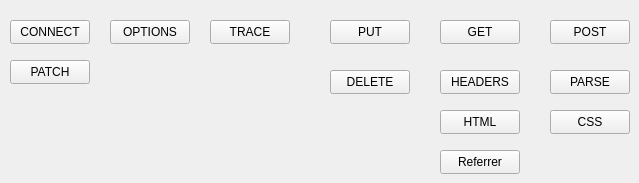
   <widget class="QWidget" name="Config_Functions_Tab">
    <attribute name="icon">
     <iconset>
      <normaloff>../../../Downloads/icons8-administrative-tools-50.png</normaloff>../../../Downloads/icons8-administrative-tools-50.png</iconset>
    </attribute>
    <attribute name="title">
     <string>Config Functions</string>
    </attribute>
    <widget class="QPushButton" name="config_function_get_button">
     <property name="enabled">
      <bool>true</bool>
     </property>
     <property name="geometry">
      <rect>
       <x>440</x>
       <y>20</y>
       <width>80</width>
       <height>24</height>
      </rect>
     </property>
     <property name="text">
      <string>GET</string>
     </property>
    </widget>
    <widget class="QPushButton" name="config_function_post_button">
     <property name="enabled">
      <bool>true</bool>
     </property>
     <property name="geometry">
      <rect>
       <x>550</x>
       <y>20</y>
       <width>80</width>
       <height>24</height>
      </rect>
     </property>
     <property name="text">
      <string>POST</string>
     </property>
    </widget>
    <widget class="QPushButton" name="config_function_headers_button">
     <property name="enabled">
      <bool>true</bool>
     </property>
     <property name="geometry">
      <rect>
       <x>440</x>
       <y>70</y>
       <width>80</width>
       <height>24</height>
      </rect>
     </property>
     <property name="text">
      <string>HEADERS</string>
     </property>
    </widget>
    <widget class="QPushButton" name="config_function_parse_button">
     <property name="enabled">
      <bool>true</bool>
     </property>
     <property name="geometry">
      <rect>
       <x>550</x>
       <y>70</y>
       <width>80</width>
       <height>24</height>
      </rect>
     </property>
     <property name="text">
      <string>PARSE</string>
     </property>
    </widget>
    <widget class="QPushButton" name="config_function_html_button">
     <property name="enabled">
      <bool>true</bool>
     </property>
     <property name="geometry">
      <rect>
       <x>440</x>
       <y>110</y>
       <width>80</width>
       <height>24</height>
      </rect>
     </property>
     <property name="text">
      <string>HTML</string>
     </property>
    </widget>
    <widget class="QPushButton" name="config_function_css_button">
     <property name="enabled">
      <bool>true</bool>
     </property>
     <property name="geometry">
      <rect>
       <x>550</x>
       <y>110</y>
       <width>80</width>
       <height>24</height>
      </rect>
     </property>
     <property name="text">
      <string>CSS</string>
     </property>
    </widget>
    <widget class="QPushButton" name="config_function_referrer_button">
     <property name="enabled">
      <bool>true</bool>
     </property>
     <property name="geometry">
      <rect>
       <x>440</x>
       <y>150</y>
       <width>80</width>
       <height>24</height>
      </rect>
     </property>
     <property name="text">
      <string>Referrer</string>
     </property>
    </widget>
    <widget class="QPushButton" name="config_function_put_button">
     <property name="enabled">
      <bool>true</bool>
     </property>
     <property name="geometry">
      <rect>
       <x>330</x>
       <y>20</y>
       <width>80</width>
       <height>24</height>
      </rect>
     </property>
     <property name="text">
      <string>PUT</string>
     </property>
    </widget>
    <widget class="QPushButton" name="config_function_delete_button">
     <property name="enabled">
      <bool>true</bool>
     </property>
     <property name="geometry">
      <rect>
       <x>330</x>
       <y>70</y>
       <width>80</width>
       <height>24</height>
      </rect>
     </property>
     <property name="text">
      <string>DELETE</string>
     </property>
    </widget>
    <widget class="QPushButton" name="config_function_connect_button">
     <property name="enabled">
      <bool>true</bool>
     </property>
     <property name="geometry">
      <rect>
       <x>10</x>
       <y>20</y>
       <width>80</width>
       <height>24</height>
      </rect>
     </property>
     <property name="text">
      <string>CONNECT</string>
     </property>
    </widget>
    <widget class="QPushButton" name="config_function_options_button">
     <property name="enabled">
      <bool>true</bool>
     </property>
     <property name="geometry">
      <rect>
       <x>110</x>
       <y>20</y>
       <width>80</width>
       <height>24</height>
      </rect>
     </property>
     <property name="text">
      <string>OPTIONS</string>
     </property>
    </widget>
    <widget class="QPushButton" name="config_function_trace_button">
     <property name="enabled">
      <bool>true</bool>
     </property>
     <property name="geometry">
      <rect>
       <x>210</x>
       <y>20</y>
       <width>80</width>
       <height>24</height>
      </rect>
     </property>
     <property name="text">
      <string>TRACE</string>
     </property>
    </widget>
    <widget class="QPushButton" name="config_function_patch_button">
     <property name="enabled">
      <bool>true</bool>
     </property>
     <property name="geometry">
      <rect>
       <x>10</x>
       <y>60</y>
       <width>80</width>
       <height>24</height>
      </rect>
     </property>
     <property name="text">
      <string>PATCH</string>
     </property>
    </widget>
   </widget>
